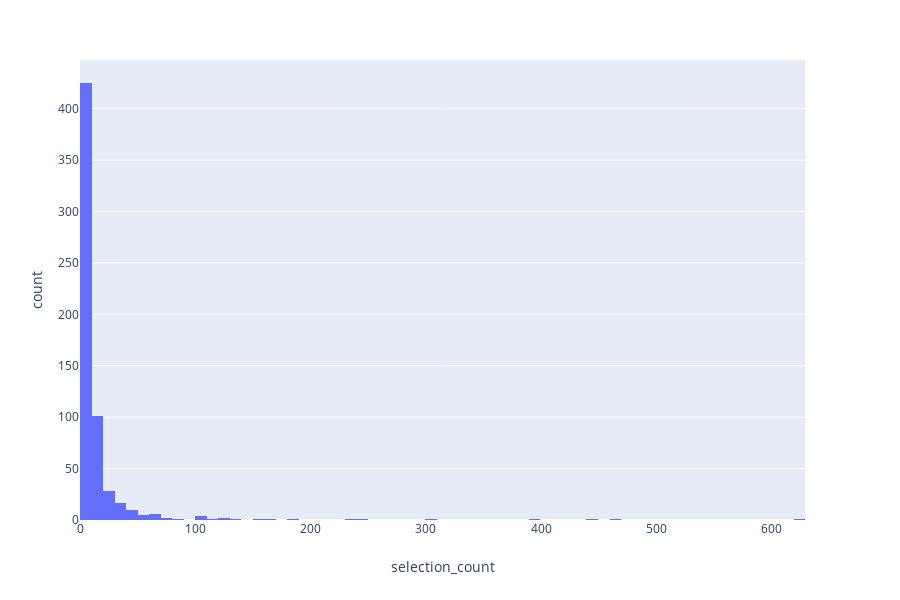

Notebook source saved alongside this figure:
### Code cell
px.histogram(df, x='selection_count')

### Figure 1 — Plotly figure (JSON) as saved in the notebook; plotly's stock layout.template omitted (floating-point values rounded to 4 significant figures; data arrays with more than 128 entries replaced by an {"elided": "..."} marker saying what was removed)
{"data": [{"alignmentgroup": "True", "bingroup": "x", "hoverlabel": {"namelength": 0}, "hovertemplate": "selection_count=%{x}<br>count=%{y}", "legendgroup": "", "marker": {"color": "#636efa"}, "name": "", "offsetgroup": "", "orientation": "v", "showlegend": false, "type": "histogram", "x": {"elided": "613 int values"}, "xaxis": "x", "yaxis": "y"}], "layout": {"barmode": "relative", "height": 600, "legend": {"tracegroupgap": 0}, "margin": {"t": 60}, "xaxis": {"anchor": "y", "domain": [0, 0.98], "title": {"text": "selection_count"}}, "yaxis": {"anchor": "x", "domain": [0, 1], "title": {"text": "count"}}}}
